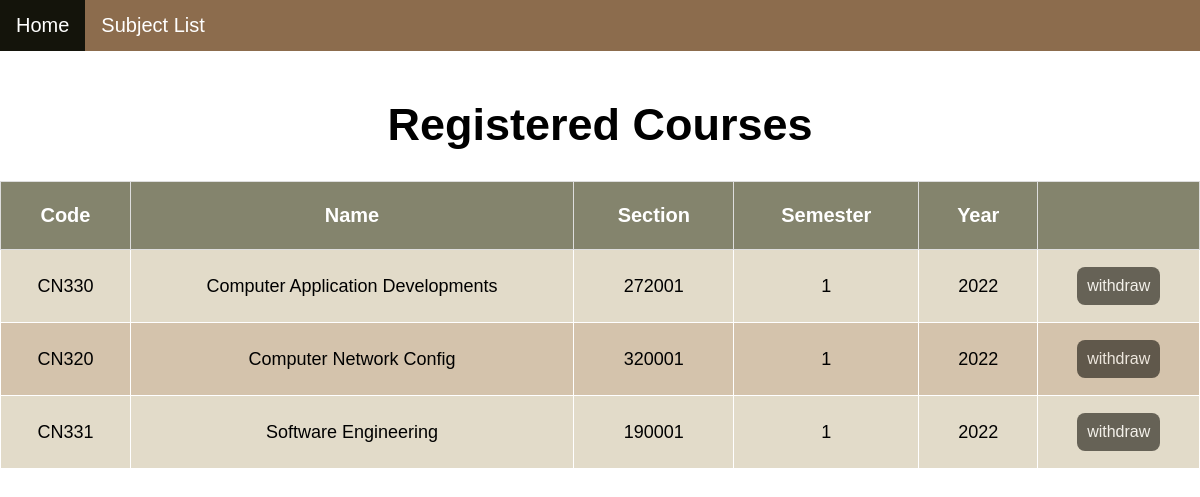
The page /booking/checksubreg/ (signed in) on the database its author committed.
### booking/models.py (models this page shows, shortened)
class Booking(models.Model):
    user = models.ForeignKey(User, on_delete=models.CASCADE, default="")
    course_number = models.ForeignKey(Subject, on_delete=models.CASCADE, default="")

class Subject(models.Model):
    class_number = models.CharField(max_length=5, default="")
    subject_name = models.CharField(max_length=64, default="")
    section = models.CharField(max_length=10, default="")
    semester = models.CharField(max_length=10, default="")
    year = models.CharField(max_length=10, default="")
    capacity = models.IntegerField(default=0)
    seats = models.ManyToManyField(User , blank=True, related_name= "subjects")

### booking/views.py (the view)
# urls.py: path('checksubreg/', views.checksubreg, name= 'checksubreg'),
def checksubreg(request):
    user = User.objects.get(pk=request.user.id)
    enrolled_subjects = Booking.objects.filter(user=user)
    return render(request,'booking/booking.html', {
        'subjects': enrolled_subjects,
    })

### booking/templates/booking/booking.html (shortened to what this page needs)
{% extends 'booking/layout.html' %}
{% block body %}
<!DOCTYPE html>
<html>
<head>
</head>
<body>
    <div class="topnav">
        <a class="active" href="{% url 'index' %}">Home</a>
        <a href="{% url 'booking:index' %}">Subject List</a>
    </div>
    <br>
    <div class= style="padding-left:16px">
        <center><h1>Registered Courses</h1></center>
        {% if subjects %}
        <table>
            <tr>
                <th>Code</th>
                <th>Name</th>
                <th>Section</th>
                <th>Semester</th>
                <th>Year</th>
                <th></th>
            </tr>
            {% for subject in subjects %}
            <tr>
                <td>{{ subject.course_number.class_number }}</td>
                <td>{{ subject.course_number.subject_name }}</td>
                <td>{{ subject.course_number.section }}</td>
                <td>{{ subject.course_number.semester }}</td>
                <td>{{ subject.course_number.year }}</td>
                <td>
                    <form action="{% url 'booking:withdraw' subject.course_number.id %}" method="post" >
                        <button class="button" type="submit">withdraw</button>
                    </form>
                </td>
            </tr>
            {% empty %}
                <p> No registered courese. </p>
            {% endfor %}
        </table>
    {% endif %}
    </div>
</body>
</html>
{% endblock %}

### booking/templates/booking/booking.html (style rules this page uses)
body { margin: 0; font-family: Calibri, Helvetica, sans-serif; }
.topnav { overflow: hidden; background-color: #8c6c4d; }
.topnav a { float: left; color: white; text-align: center; padding: 14px 16px; text-decoration: none; font-size: 20px; }
.topnav a.active { background-color: #14140b; color: white; }
h1 { font-size: 45px; }
table { border-collapse: collapse; border-spacing: 0; width: 100%; border: 1px solid white; }
th { border: 1px solid #ddd; border-collapse: collapse; text-align: center; padding: 22px; background-color: #84846d; color: white; font-size: 20px; }
td { border: 1px solid white; border-collapse: collapse; text-align: center; padding: 16px; font-size: 18px; }
tr:nth-child(even) { background-color: #e2dbc9; }
tr:nth-child(odd) { background-color: #d4c3ac; }
.button { background-color: #14120b; border: none; border-radius: 8px; color: white; padding: 10px; text-align: center; font-size: 16px; margin: 1px; opacity: 0.6; transition: 0.3s; display: inline-block; text-decoration: none; cursor: pointer; }

### rows shown on the page
Booking: course_number.class_number "CN330", course_number.subject_name "Computer Application Developments", course_number.section "272001", course_number.semester "1", course_number.year "2022"
Booking: course_number.class_number "CN320", course_number.subject_name "Computer Network Config", course_number.section "320001", course_number.semester "1", course_number.year "2022"
Booking: course_number.class_number "CN331", course_number.subject_name "Software Engineering", course_number.section "190001", course_number.semester "1", course_number.year "2022"
